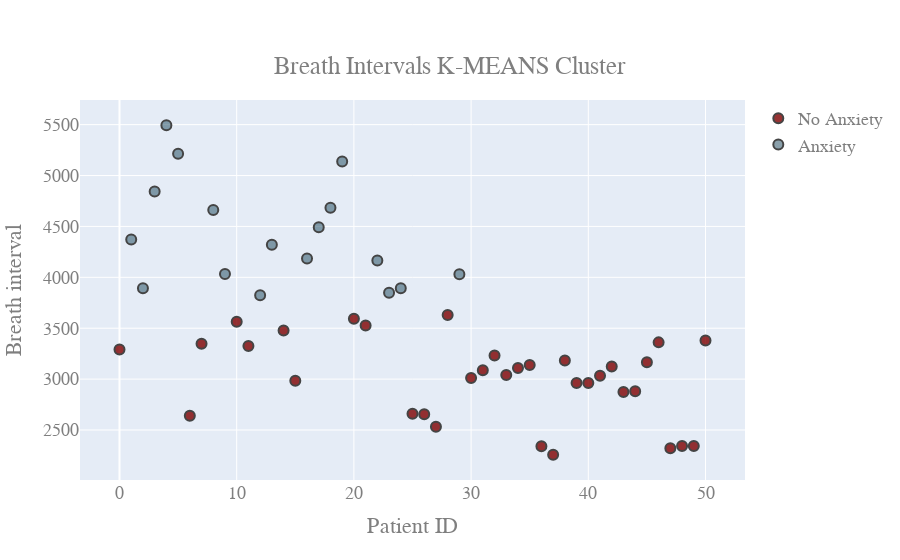

The cell this chart's notebook holds for it:
### Code cell
# clustered plot

import plotly.graph_objects as go
import numpy as np
from sklearn.cluster import KMeans

X_axis = df["Peak Interval Average (ms)"].dropna()
Y = np.arange(len(X))

X = np.array(df["Peak Interval Average (ms)"].dropna()).reshape(-1, 1) 
kmeans = KMeans(n_clusters=2, random_state=0).fit(X)
labels = kmeans.labels_


val = np.array(df["Peak Interval Average (ms)"].dropna())
val_x = np.arange(len(bpm))

# p1 = []
# for i in range(len(val)):
#     if
#     arr = [val_x[i], val[i],labels[i]]
#     abc.append(arr)
    
p1 = []
p2 = []
for i in range(len(val)):
    if labels[i] == 0:
        arr = [val_x[i], val[i],labels[i]]
        p1.append(arr)
    else:
        arr = [val_x[i], val[i],labels[i]]
        p2.append(arr)

df_sdnn_0 = pd.DataFrame(data=p1, columns=['No', 'SDNN', 'Label'])
df_sdnn_1 = pd.DataFrame(data=p2, columns=['No', 'SDNN', 'Label'])    

# fig = px.scatter(x=bpm_x, y=bpm,name='BPM')
fig = go.Figure()

fig.add_trace(go.Scatter(
    x=df_sdnn_0['No'], y=df_sdnn_0['SDNN'],
    name='No Anxiety',
    mode='markers',
    marker_color='rgba(125, 0, 0, .8)'
))
fig.add_trace(go.Scatter(
    x=df_sdnn_1['No'], y=df_sdnn_1['SDNN'],
    name='Anxiety',
    mode='markers',
    marker_color='rgba(23,67,88,0.5)'
))

fig.update_traces(mode='markers', marker_line_width=2, marker_size=10)
# fig.update_layout( )

fig.update_layout(
    
    xaxis_title="Patient ID",
    yaxis_title="Breath interval",
    
    font=dict(
        family="Courier New, monospace",
        size=18,
        color="#7f7f7f"
    ),
    title={
        'text': "Breath Intervals K-MEANS Cluster",
        'y':0.9,
        'x':0.5,
        'xanchor': 'center',
        'yanchor': 'top'
    }
    
)

### Figure 1 — Plotly figure (JSON) as saved in the notebook; plotly's stock layout.template omitted (floating-point values rounded to 4 significant figures)
{"data": [{"marker": {"color": "rgba(125, 0, 0, .8)", "line": {"width": 2}, "size": 10}, "mode": "markers", "name": "No Anxiety", "type": "scatter", "x": [0, 6, 7, 10, 11, 14, 15, 20, 21, 25, 26, 27, 28, 30, 31, 32, 33, 34, 35, 36, 37, 38, 39, 40, 41, 42, 43, 44, 45, 46, 47, 48, 49, 50], "y": [3290, 2641, 3347, 3564, 3326, 3477, 2984, 3593, 3527, 2660, 2655, 2533.0, 3631.0, 3011.0, 3086.0, 3232.0, 3040, 3109, 3138, 2340, 2257, 3182, 2963, 2963, 3034, 3124, 2874, 2881, 3165, 3361, 2320, 2343, 2343, 3379]}, {"marker": {"color": "rgba(23,67,88,0.5)", "line": {"width": 2}, "size": 10}, "mode": "markers", "name": "Anxiety", "type": "scatter", "x": [1, 2, 3, 4, 5, 8, 9, 12, 13, 16, 17, 18, 19, 22, 23, 24, 29], "y": [4372, 3892, 4844, 5494, 5214, 4662, 4032, 3824, 4320, 4185, 4492, 4684, 5139, 4165, 3849, 3892, 4029.0]}], "layout": {"font": {"color": "#7f7f7f", "family": "Courier New, monospace", "size": 18}, "title": {"text": "Breath Intervals K-MEANS Cluster", "x": 0.5, "xanchor": "center", "y": 0.9, "yanchor": "top"}, "xaxis": {"title": {"text": "Patient ID"}}, "yaxis": {"title": {"text": "Breath interval"}}}}
